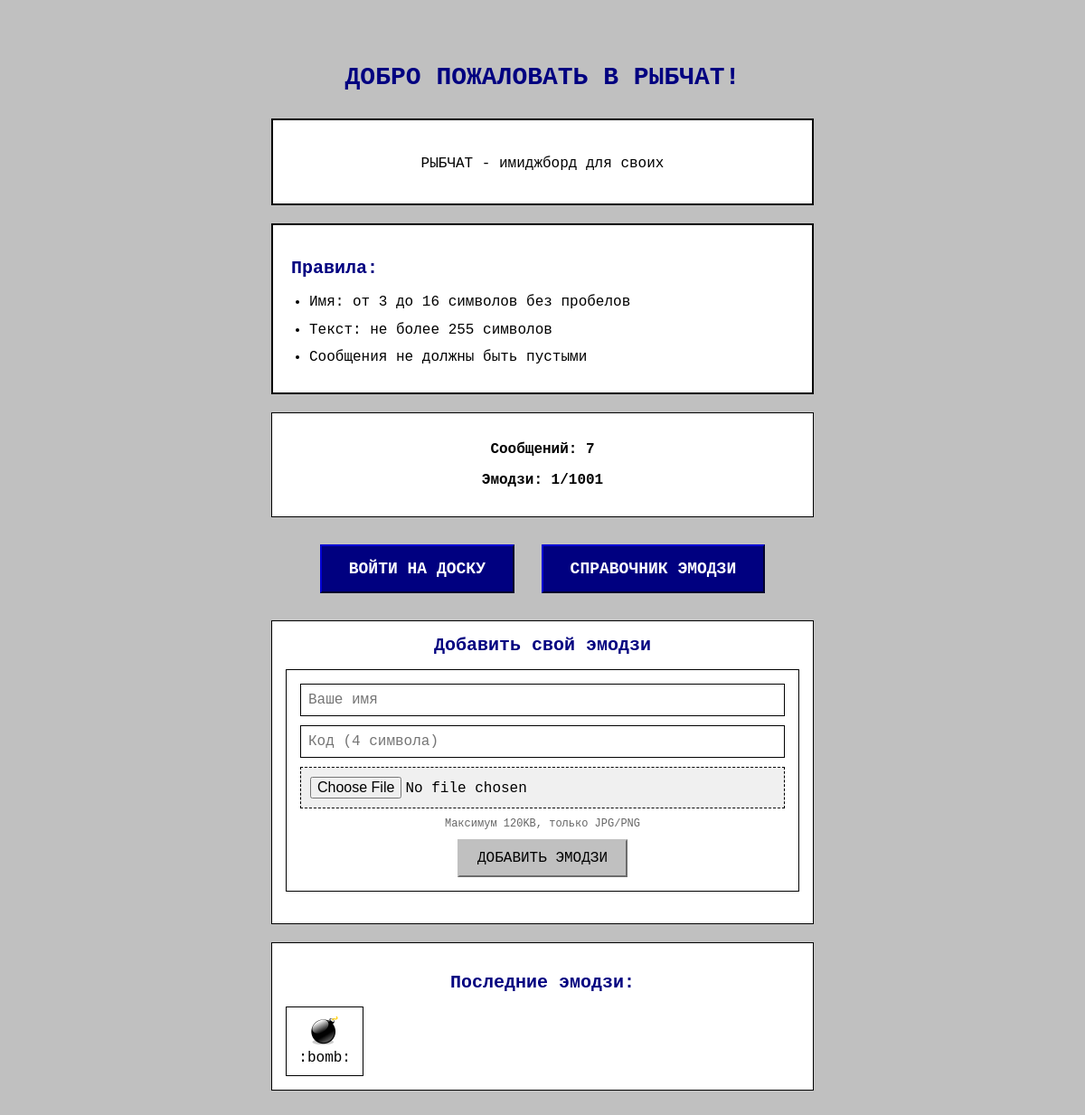
The page / on the database its author committed.
### tables this page shows
CREATE TABLE emojis (
                id INTEGER PRIMARY KEY AUTOINCREMENT,
                code TEXT UNIQUE NOT NULL,
                filename TEXT NOT NULL,
                uploaded_by TEXT NOT NULL,
                created_at TIMESTAMP DEFAULT CURRENT_TIMESTAMP
            );

### app.py (the view)
@app.route('/')
def welcome():
    start_time = time.time()
    ip_address = request.remote_addr
    try:
        posts_count_result = safe_db_execute('SELECT COUNT(*) FROM posts', fetch=True)
        emojis_count_result = safe_db_execute('SELECT COUNT(*) FROM emojis', fetch=True)
        emojis = safe_db_execute('SELECT * FROM emojis ORDER BY code', fetchall=True)
        posts_count = posts_count_result[0] if posts_count_result else 0
        emojis_count = emojis_count_result[0] if emojis_count_result else 0
        app.logger.info(f"Welcome page accessed from IP {ip_address}")
        return render_template('welcome.html',
                             posts_count=posts_count,
                             emojis_count=emojis_count,
                             emojis=emojis)
    except Exception as e:
        app.logger.error(f"Error in welcome page for IP {ip_address}: {str(e)}")
        flash('Временная ошибка сервера', 'error')
        return render_template('welcome.html', posts_count=0, emojis_count=0, emojis=[])
    finally:
        duration = time.time() - start_time
        app.logger.debug(f"Welcome request from {ip_address} took {duration:.2f}s")

### app.py (called while the page is built)
def get_db():
    if 'db' not in g:
        g.db = sqlite3.connect(
            app.config['DATABASE'],
            timeout=30,
            check_same_thread=False
        )
        g.db.row_factory = sqlite3.Row
        g.db.execute('PRAGMA journal_mode = WAL')
        g.db.execute('PRAGMA foreign_keys = ON')
        g.db.execute('PRAGMA secure_delete = ON')  # Полное удаление данных
        g.db.execute('PRAGMA auto_vacuum = INCREMENTAL')
        g.db.execute('PRAGMA max_page_count = 100000')  # Лимит от DoS
    return g.db

def safe_db_execute(query, params=(), fetch=False, fetchall=False):
    try:
        db = get_db()
        cursor = db.execute(query, params)
        if fetch:
            result = cursor.fetchone()
        elif fetchall:
            result = cursor.fetchall()
        else:
            db.commit()
            result = cursor.lastrowid
        cursor.close()
        return result
    except sqlite3.Error as e:
        app.logger.error(f"Database error: {e}")
        db.rollback()
        return None

@app.after_request
def set_security_headers(response):
    response.headers['X-Content-Type-Options'] = 'nosniff'
    response.headers['X-Frame-Options'] = 'DENY'
    response.headers['X-XSS-Protection'] = '1; mode=block'
    response.headers['Referrer-Policy'] = 'strict-origin-when-cross-origin'
    response.headers['Cache-Control'] = 'no-cache, no-store, must-revalidate'
    return response

### templates/welcome.html (shortened to what this page needs)
<!DOCTYPE html>
<html>
<head>
    <link rel="stylesheet" href="{{ url_for('static', filename='style.css') }}">
</head>
<body>
    <div class="welcome-container">
        <h1>ДОБРО ПОЖАЛОВАТЬ В РЫБЧАТ!</h1>
        <div class="welcome-message">
            <p>РЫБЧАТ - имиджборд для своих</p>
        </div>
        <div class="rules">
            <h2>Правила:</h2>
            <ul>
                <li>Имя: от 3 до 16 символов без пробелов</li>
                <li>Текст: не более 255 символов</li>
                <li>Сообщения не должны быть пустыми</li>
            </ul>
        </div>
        <div class="stats">
            <p>Сообщений: <strong>{{ posts_count }}</strong></p>
            <p>Эмодзи: <strong>{{ emojis_count }}/1001</strong></p>
        </div>
        <div class="enter-button">
            <a href="{{ url_for('board') }}" class="btn">ВОЙТИ НА ДОСКУ</a>
            <a href="{{ url_for('emojis_list') }}" class="btn">СПРАВОЧНИК ЭМОДЗИ</a>
        </div>
        <div class="emoji-form">
            <h2>Добавить свой эмодзи</h2>
            <form action="/add_emoji" method="POST" enctype="multipart/form-data">
                <input type="text" name="name" placeholder="Ваше имя" maxlength="16">
                <input type="text" name="code" placeholder="Код (4 символа)" maxlength="4" pattern="[A-Za-z0-9]{4}">
                <input type="file" name="emoji_image" accept=".jpg,.jpeg,.png" required>
                <small>Максимум 120KB, только JPG/PNG</small>
                <button type="submit">ДОБАВИТЬ ЭМОДЗИ</button>
            </form>
        </div>
        {% if emojis %}
        <div class="emoji-preview">
            <h2>Последние эмодзи:</h2>
            <div class="emoji-grid">
                {% for emoji in emojis[:12] %}
                <div class="emoji-item">
                    <img src="/static/emojis/{{ emoji.filename }}" alt=":{{ emoji.code }}:">
                    <span>:{{ emoji.code }}:</span>
                </div>
                {% endfor %}
            </div>
        </div>
        {% endif %}
    </div>
</body>
</html>

### static/style.css (style rules this page uses)
body { background-color: #c0c0c0; font-family: "Courier New", monospace; margin: 0; padding: 20px; font-size: 16px; }
.welcome-container { max-width: 600px; margin: 50px auto; text-align: center; }
h1 { color: #000080; font-size: 28px; margin-bottom: 30px; }
h2 { color: #000080; font-size: 20px; margin-bottom: 15px; }
.welcome-message { background-color: #ffffff; border: 2px solid #000000; padding: 20px; margin-bottom: 20px; line-height: 1.6; }
.welcome-message p { margin-bottom: 10px; }
.rules { background-color: #ffffff; border: 2px solid #000000; padding: 20px; margin-bottom: 20px; text-align: left; }
.rules ul { margin: 0; padding-left: 20px; }
.rules li { margin-bottom: 8px; line-height: 1.4; }
.enter-button { margin: 30px 0; }
.btn { display: inline-block; background-color: #000080; color: white; padding: 15px 30px; text-decoration: none; font-size: 18px; font-weight: bold; border: 2px outset #000080; cursor: pointer; margin: 0 10px; }
.stats { background-color: #ffffff; border: 1px solid #000000; padding: 15px; margin-top: 20px; font-weight: bold; }
form { background-color: #ffffff; border: 1px solid #000000; padding: 15px; margin-bottom: 20px; }
input, textarea { border: 1px solid #000000; background-color: #ffffff; font-family: "Courier New", monospace; width: 100%; margin-bottom: 10px; padding: 8px; font-size: 16px; box-sizing: border-box; }
button { background-color: #c0c0c0; border: 2px outset #c0c0c0; font-family: "Courier New", monospace; padding: 10px 20px; cursor: pointer; font-size: 16px; }
.emoji-form { background-color: #ffffff; border: 1px solid #000000; padding: 15px; margin-bottom: 20px; }
.emoji-form h2 { margin-top: 0; color: #0000800; }
.emoji-form input[type="file"] { border: 1px dashed #000000; padding: 10px; background-color: #f0f0f0; }
.emoji-form small { display: block; color: #666; font-size: 12px; margin-bottom: 10px; }
.emoji-grid { display: grid; grid-template-columns: repeat(6, 1fr); gap: 10px; margin-top: 10px; }
.emoji-item { text-align: center; padding: 10px; background-color: #ffffff; border: 1px solid #000000; }
.emoji-item img { width: 32px; height: 32px; display: block; margin: 0 auto 5px; }
.emoji-preview { background-color: #ffffff; border: 1px solid #000000; padding: 15px; margin-top: 20px; }

### rows shown on the page
emojis: filename (picture), code "bomb"

### other values the page prints
{{ posts_count }} "7"
{{ emojis_count }} "1"
